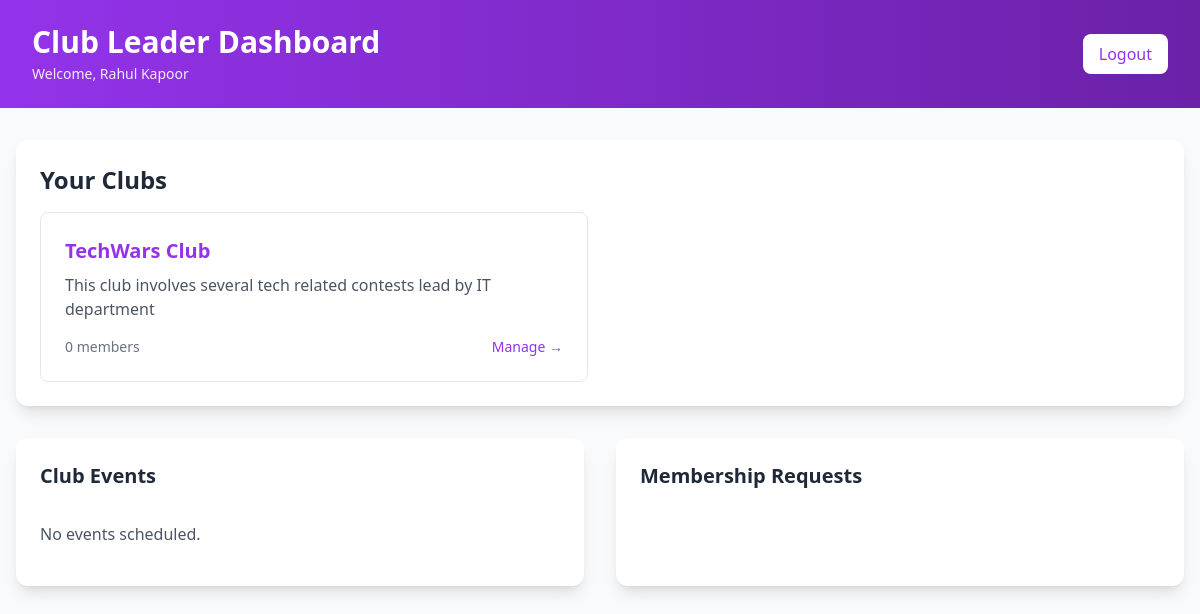
/club-leader/dashboard (signed in), run on the app's committed database.
### models.py (models this page shows, shortened)
class User(db.Model):
    id = db.Column(db.Integer, primary_key=True)
    name = db.Column(db.String(100), nullable=False)
    email = db.Column(db.String(100), unique=True, nullable=False)
    password_hash = db.Column(db.String(255), nullable=False)
    profile_image = db.Column(db.String(255))
    course = db.Column(db.String(50))
    branch = db.Column(db.String(50))
    batch = db.Column(db.String(20))
    year = db.Column(db.Integer)
    selected_bus_id = db.Column(db.Integer, db.ForeignKey('bus.id'))
    selected_stop = db.Column(db.String(100))
    login_status = db.Column(db.Boolean, default=False)
    session_token = db.Column(db.String(100))
    last_login_device = db.Column(db.String(255))
    created_at = db.Column(db.DateTime, default=datetime.now(timezone.utc))

class Club(db.Model):
    id = db.Column(db.Integer, primary_key=True)
    name = db.Column(db.String(100), nullable=False)
    description = db.Column(db.Text)
    club_type = db.Column(db.String(50))
    secretary_id = db.Column(db.Integer, db.ForeignKey('user.id'))
    secretary = db.relationship('User', backref='led_clubs', foreign_keys=[secretary_id])
    memberships = db.relationship('ClubMembership', backref='club', lazy=True, cascade='all, delete-orphan')

### app.py (the view)
@app.route('/club-leader/dashboard')
def club_leader_dashboard():
    user_id = request.cookies.get('user_id')
    if not user_id:
        return redirect(url_for('login'))
    user = User.query.get(user_id)
    if not user or not user.led_clubs:
        flash('You are not a club leader', 'error')
        return redirect(url_for('dashboard'))
    return render_template('club-leader-dashboard.html', user=user)

### templates/club-leader-dashboard.html (shortened to what this page needs)
<!DOCTYPE html>
<html lang="en">
<head>
    <script src="https://cdn.tailwindcss.com"></script>
</head>
<body class="bg-gray-50">
    <div class="min-h-screen">
        <header class="bg-gradient-to-r from-purple-600 to-purple-800 text-white py-6 px-8">
            <div class="max-w-7xl mx-auto flex justify-between items-center">
                <div>
                    <h1 class="text-3xl font-bold">Club Leader Dashboard</h1>
                    <p class="text-sm opacity-90 mt-1">Welcome, {{ user.name }}</p>
                </div>
                <a href="/logout" class="bg-white text-purple-600 px-4 py-2 rounded-lg hover:bg-gray-100 transition">
                    Logout
                </a>
            </div>
        </header>
        <div class="max-w-7xl mx-auto px-4 py-8">
            <div class="bg-white rounded-xl shadow-lg p-6 mb-8">
                <h2 class="text-2xl font-bold text-gray-800 mb-4">Your Clubs</h2>
                <div class="grid grid-cols-1 md:grid-cols-2 gap-6">
                    {% for club in user.led_clubs %}
                    <div class="border border-gray-200 rounded-lg p-6 hover:shadow-md transition">
                        <h3 class="text-xl font-semibold text-purple-600 mb-2">{{ club.name }}</h3>
                        <p class="text-gray-600 mb-4">{{ club.description or 'No description available' }}</p>
                        <div class="flex items-center justify-between">
                            <span class="text-sm text-gray-500">{{ club.memberships|length }} members</span>
                            <a href="/clubs/{{ club.id }}" class="text-purple-600 hover:underline text-sm">Manage →</a>
                        </div>
                    </div>
                    {% else %}
                    <p class="text-gray-600 col-span-2 text-center py-8">You are not leading any clubs yet.</p>
                    {% endfor %}
                </div>
            </div>
            <div class="grid grid-cols-1 md:grid-cols-2 gap-8">
                <div class="bg-white rounded-xl shadow-lg p-6">
                    <h2 class="text-xl font-bold text-gray-800 mb-4">Club Events</h2>
                    <div class="space-y-4">
                        {% for club in user.led_clubs %}
                            {% for event in club.events %}
                            <div class="border-l-4 border-purple-500 pl-4 py-2">
                                <h4 class="font-semibold text-gray-800">{{ event.title }}</h4>
                                <p class="text-sm text-gray-600">{{ event.event_date.strftime('%B %d, %Y') }}</p>
                                <p class="text-sm text-gray-500">{{ event.venue }}</p>
                            </div>
                            {% else %}
                            <p class="text-gray-600 py-4">No events scheduled.</p>
                            {% endfor %}
                        {% endfor %}
                    </div>
                </div>
                <div class="bg-white rounded-xl shadow-lg p-6">
                    <h2 class="text-xl font-bold text-gray-800 mb-4">Membership Requests</h2>
                </div>
            </div>
        </div>
    </div>
</body>
</html>

### data on the page
User: name "Rahul Kapoor"
Club: name "TechWars Club", description "This club involves several tech related contests lead by IT department", memberships|length "0"
